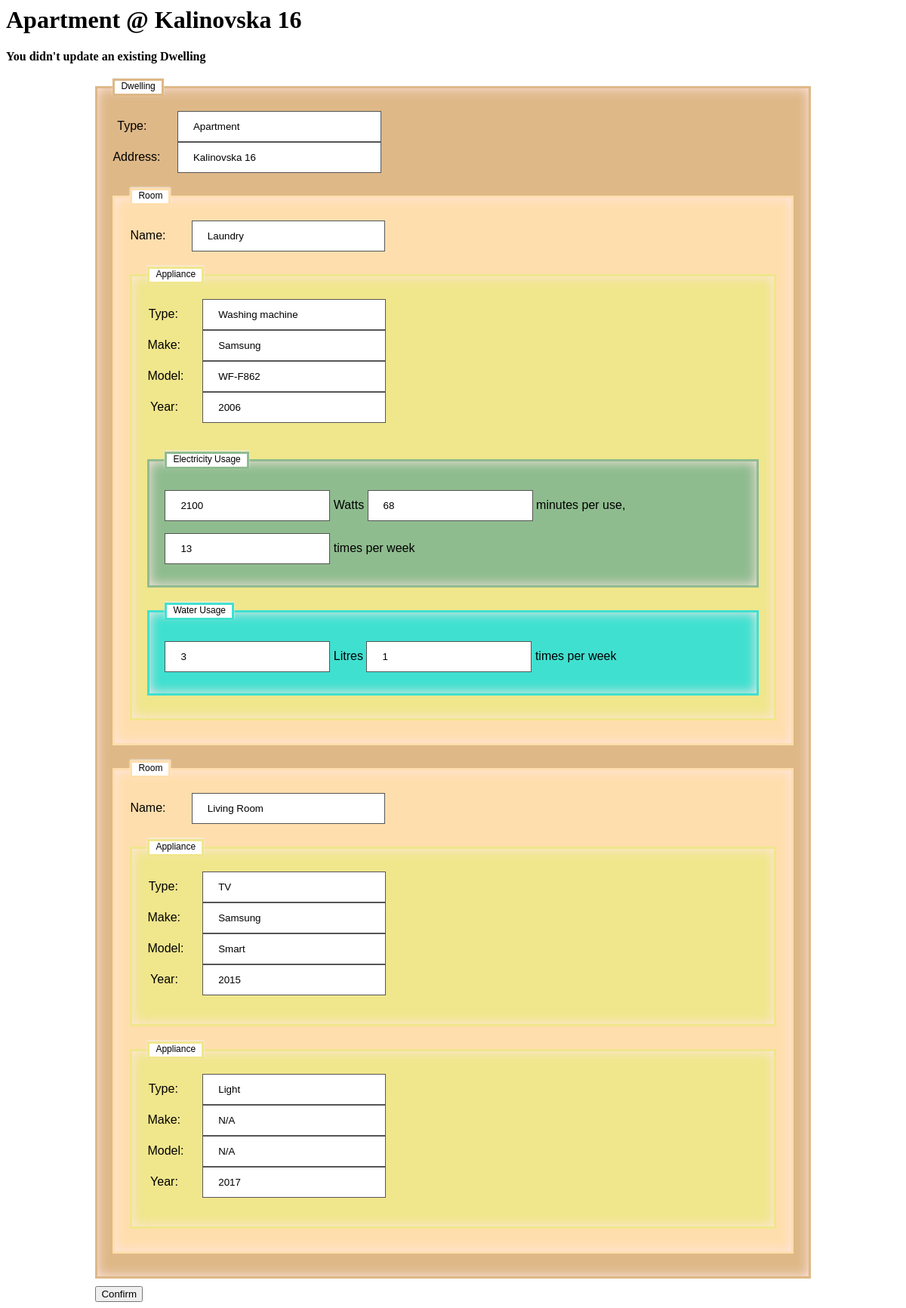
The app's page /expenses/1/update/ with its own data.
### expenses/models.py (models this page shows, shortened)
class Dwelling(models.Model):
    type = models.CharField(max_length=200)
    address = models.CharField(max_length=200)
    def __str__(self):
        return self.type + ' @ ' + self.address
    def save_dwelling(self, request):
        self.type = request.POST['type' + str(self.id)]
        self.address = request.POST['address' + str(self.id)]
        self.save()
        return True

class Room(models.Model):
    dwelling = models.ForeignKey(Dwelling, on_delete=models.CASCADE)
    name = models.CharField(max_length=200)

class Appliance(models.Model):
    room = models.ForeignKey(Room, on_delete=models.DO_NOTHING)
    type = models.CharField(max_length=200)
    make = models.CharField(max_length=200)
    model = models.CharField(max_length=200)
    year = models.IntegerField()
    uses_electricity = models.BooleanField(default=False)
    uses_water = models.BooleanField(default=False)
    uses_gas = models.BooleanField(default=False)

class ElectricityUsage(models.Model):
    appliance = models.ForeignKey(Appliance, on_delete=models.CASCADE)
    watts = models.IntegerField()
    time_minutes = models.IntegerField()
    occurrences_per_week = models.IntegerField()

class WaterUsage(models.Model):
    appliance = models.ForeignKey(Appliance, on_delete=models.CASCADE)
    litres = models.IntegerField()
    occurrences_per_week = models.IntegerField()

### expenses/views.py (the view)
# urls.py: url(r'^(?P<dwelling_id>[0-9]+)/update/$', views.dwelling_update, name='dwelling_update'),
def dwelling_update(request, dwelling_id):
    dwelling = Dwelling.objects.get(pk=dwelling_id)
    try:
        dwelling.save_dwelling(request)
        for room in dwelling.room_set.all():
            room.save_room(request)
            for appliance in room.appliance_set.all():
                appliance.save_appliance(request)
                if appliance.uses_electricity:
                    for electricity_usage in appliance.electricityusage_set.all():
                        electricity_usage.save_electricity_usage(request)
                if appliance.uses_water:
                    for water_usage in appliance.waterusage_set.all():
                        water_usage.save_water_usage(request)
    except(KeyError, Dwelling.DoesNotExist):
        return render(request, 'expenses/dwelling_update.html', {
            'dwelling': dwelling,
            'error_message': "You didn't update an existing Dwelling",
        })
    return HttpResponseRedirect(reverse('dwelling_detail', args=(dwelling.id,)))

### expenses/templates/expenses/dwelling_update.html (shortened to what this page needs)
{% load staticfiles %}
<html>
<head>
<link rel="stylesheet" href="{% static 'expenses/dwelling.css' %}">
</head>
<h1>{{ dwelling }}</h1>
{% if error_message %}
    <p><strong>{{ error_message }}</strong></p>
{% endif %}
<form action="{% url 'dwelling_update' dwelling.id %}" method="post">
<fieldset><legend>Dwelling</legend>
<label class="dwelling">Type:</label>
<input class="dwelling" type="text" name="type{{ dwelling.id }}" value="{{ dwelling.type }}" /><br/>
<label class="dwelling">Address:</label>
<input class="dwelling" type="text" name="address{{ dwelling.id }}" value="{{ dwelling.address }}" /><br/>
{% for room in dwelling.room_set.all %}
    <fieldset class="room"><legend class="room">Room</legend>
    <label class="dwelling">Name:</label>
    <input class="dwelling" type="text" name="room_name{{ room.id }}" value="{{ room.name }}" /><br/>
    {% for appliance in room.appliance_set.all %}
        <fieldset class="appliance"><legend class="appliance">Appliance</legend>
        <label class="dwelling">Type:</label><input type="text" class="dwelling" name="appliance_type{{ appliance.id }}" value="{{ appliance.type }}" /></br>
        <label class="dwelling">Make:</label><input type="text" class="dwelling" name="appliance_make{{ appliance.id }}" value="{{ appliance.make }}" /></br>
        <label class="dwelling">Model:</label><input type="text" class="dwelling" name="appliance_model{{ appliance.id }}" value="{{ appliance.model }}" /></br>
        <label class="dwelling">Year:</label><input type="text" class="dwelling" name="appliance_year{{ appliance.id }}" value="{{ appliance.year }}" /></br>
        {% for electricity_usage in appliance.electricityusage_set.all %}
            <fieldset class="electricity_usage"><legend class="electricity_usage">Electricity Usage</legend>
            <input type="text"  class="electricity_usage" name="electricity_usage_watts{{ electricity_usage.id }}" value="{{ electricity_usage.watts }}" />
            <label>Watts</label>
            <input type="text" class="electricity_usage" name="electricity_usage_time_minutes{{ electricity_usage.id }}" value="{{ electricity_usage.time_minutes }}" />
            <label>minutes per use, </label>
            <input type="text" class="electricity_usage" name="electricity_usage_occurrences_per_week{{ electricity_usage.id }}" value="{{ electricity_usage.occurrences_per_week }}" />
            <label>times per week</label></br>
            </fieldset>
        {% endfor %}
        {% for water_usage in appliance.waterusage_set.all %}
            <fieldset class="water_usage"><legend class="water_usage">Water Usage</legend>
            <input type="text"  class="water_usage" name="water_usage_litres{{ water_usage.id }}" value="{{ water_usage.litres }}" />
            <label>Litres</label>
            <input type="text" class="water_usage" name="water_usage_occurrences_per_week{{ water_usage.id }}" value="{{ water_usage.occurrences_per_week }}" />
            <label>times per week</label></br>
            </fieldset>
        {% endfor %}
        </fieldset>
    {% endfor %}
    </fieldset>
{% endfor %}
</fieldset>
<input type="submit" value="Confirm" />
</form>
</html>

### expenses/static/expenses/dwelling.css (style rules this page uses)
form { width: 80%; margin: 0 auto; }
label.dwelling, input.dwelling { display: inline-block; }
label.dwelling { width: 5%; text-align: right; }
label.dwelling + input.dwelling { width: 30%; margin: 0 30% 0 4%; }
input[type=text] { width: 100%; padding: 12px 20px; margin: 8px 0; box-sizing: border-box; border: 1px solid #555; outline: none; font-family: Verdana, sans-serif; }
input[type=text].electricity_usage { width: fit-content; }
input[type=text].water_usage { width: fit-content; }
fieldset { margin: 20px 0px 10px 0px; border: 3px solid BurlyWood; padding: 20px; background: BurlyWood; box-shadow: inset 0px 0px 15px #FFE5E5; -moz-box-shadow: inset 0px 0px 15px #FFE5E5; -webkit-box-shadow: inset 0px 0px 15px #FFE5E5; font-family: Verdana, sans-serif; }
fieldset.room { background: NavajoWhite; border: 3px solid NavajoWhite; }
fieldset.appliance { background: Khaki; border: 3px solid Khaki; }
fieldset.electricity_usage { background: DarkSeaGreen; border: 3px solid DarkSeaGreen; }
fieldset.water_usage { background: Turquoise; border: 3px solid Turquoise; }
fieldset legend { color: black; border: 3px solid BurlyWood; background: white; padding: 0px 8px 3px 8px; box-shadow: -0px -1px 2px #F1F1F1; -moz-box-shadow:-0px -1px 2px #F1F1F1; -webkit-box-shadow:-0px -1px 2px #F1F1F1; font-weight: normal; font-size: 12px; font-family: Verdana, sans-serif; }
fieldset legend.room { border: 3px solid NavajoWhite; }
fieldset legend.appliance { border: 3px solid Khaki; }
fieldset legend.electricity_usage { border: 3px solid DarkSeaGreen; }
fieldset legend.water_usage { border: 3px solid Turquoise; }

### records on screen
Dwelling: type+address "Apartment @ Kalinovska 16", type "Apartment", address "Kalinovska 16"
Room: name "Laundry"
Appliance: type "Washing machine", make "Samsung", model "WF-F862", year "2006"
ElectricityUsage: watts "2100", time_minutes "68", occurrences_per_week "13"
WaterUsage: litres "3", id "1"
Room: name "Living Room"
Appliance: type "TV", make "Samsung", model "Smart", year "2015"
Appliance: type "Light", make "N/A", model "N/A", year "2017"

### other values on screen
{{ error_message }} "You didn't update an existing Dwelling"
